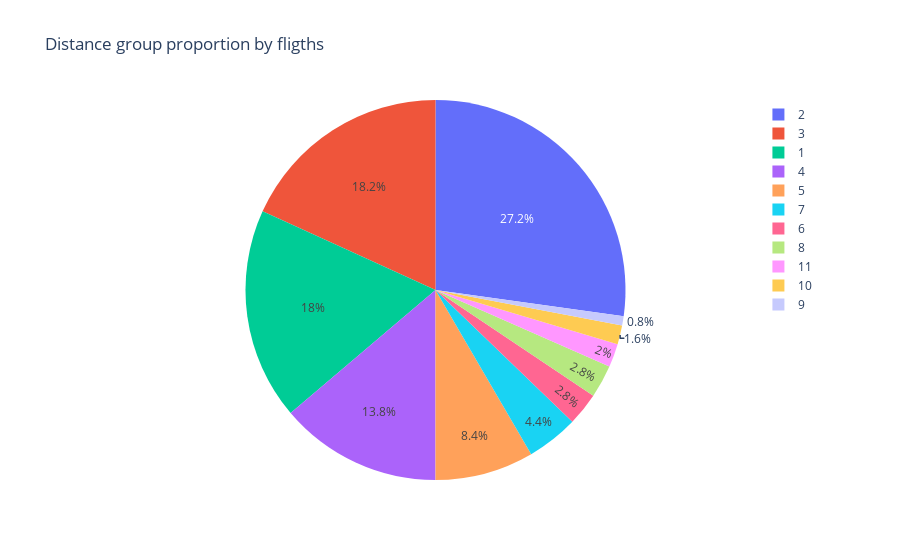

This figure's notebook cell:
### Code cell
fig2 = px.pie(data_frame=grouped_data, values = "Flights", names="DistanceGroup", title = "Distance group proportion by fligths")
fig2.show()

### Figure 1 — Plotly figure (JSON) as saved in the notebook; plotly's stock layout.template omitted (floating-point values rounded to 4 significant figures)
{"data": [{"domain": {"x": [0, 1], "y": [0, 1]}, "hovertemplate": "DistanceGroup=%{label}<br>Flights=%{value}<extra></extra>", "labels": [1, 2, 3, 4, 5, 6, 7, 8, 9, 10, 11], "legendgroup": "", "name": "", "showlegend": true, "type": "pie", "values": [90, 136, 91, 69, 42, 14, 22, 14, 4, 8, 10]}], "layout": {"legend": {"tracegroupgap": 0}, "title": {"text": "Distance group proportion by fligths"}}}
